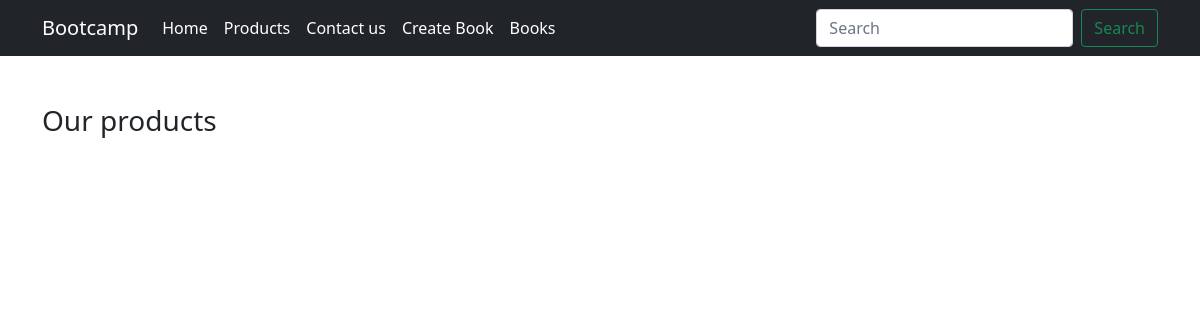
The app's page /product, older data.
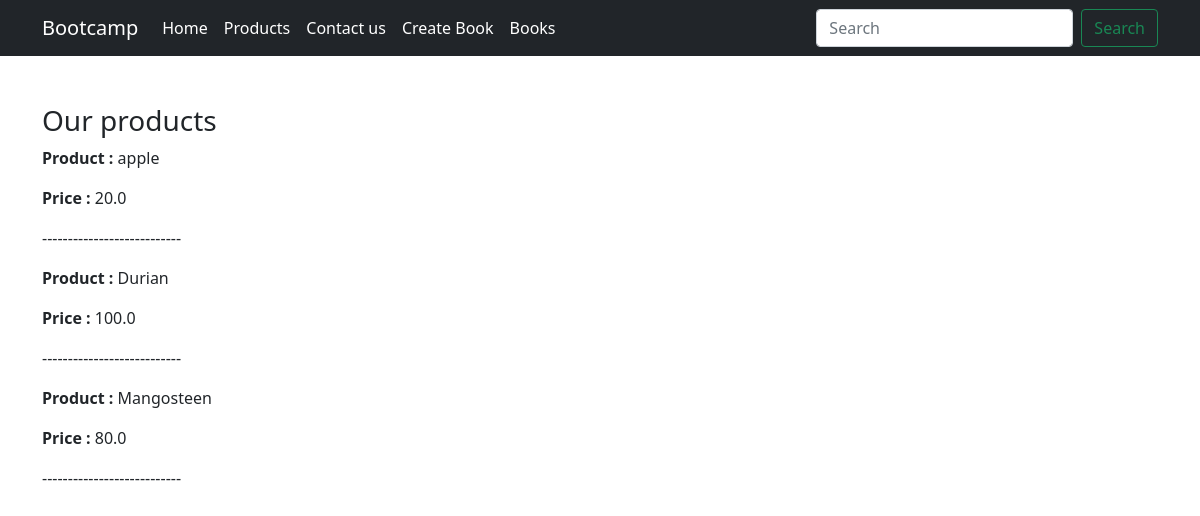
The same page, newer data.
### company/models.py (models this page shows, shortened)
class ProductDeme(models.Model):
  name = models.CharField(max_length=100)
  detail = models.TextField(null=True, blank=True)
  price = models.FloatField(default=1)
  instock = models.BooleanField(default=True)

### company/views.py (the view)
# urls.py: path('product', Product),
def Product(request):
  view = 'company/product.html'
  data = ProductDeme.objects.all()
  context = {'data': data}
  return render(request, view, context)

### company/templates/company/product.html
{% extends 'company/base.html' %}
{% block content %}
<h3>Our products</h3>
{% for item in data %}
<p><b>Product : </b>{{item.name}}</p>
<p><b>Price : </b>{{item.price}}</p>
<p>---------------------------</p>
{% endfor %}
{% endblock content %}

### company/templates/company/base.html (shortened to what this page needs)
<!DOCTYPE html>
{% load static %}
<html lang="en">
  <head>
    <link
      href="https://cdn.jsdelivr.net/npm/bootstrap@5.1.3/dist/css/bootstrap.min.css"
      rel="stylesheet"
    />
  </head>
  <body>
    <nav class="navbar navbar-expand-lg navbar-dark bg-dark">
      <div class="container">
      <a class="navbar-brand" href="#">Bootcamp</a>
      <div class="collapse navbar-collapse" id="navbarNavDropdown">
        <ul class="navbar-nav me-auto">
          <li class="nav-item">
            <a class="nav-link active" aria-current="page" href="/">Home</a>
          </li>
          <li class="nav-item">
            <a class="nav-link active" href="/product">Products</a>
          </li>
          <li class="nav-item">
            <a class="nav-link active" href="/contact">Contact us</a>
          </li>
          <li class="nav-item">
            <a class="nav-link active" href="/addBook">Create Book</a>
          </li>
          <li class="nav-item">
            <a class="nav-link active" href="/bookList">Books</a>
          </li>
        </ul>
        <form class="d-flex" action="/search">
          <input class="form-control me-2" type="search" placeholder="Search" aria-label="Search" name="q">
          <button class="btn btn-outline-success" type="submit">Search</button>
        </form>
      </div>
    </div>
    </nav>
    <div class="container mt-5">
      {% block content %}  {% endblock content %}
      </div>
  </body>
</html>

Row changes from the older to the newer data that the page shows:
added ProductDeme: name "apple", price "20.0"
added ProductDeme: name "Durian", price "100.0"
added ProductDeme: name "Mangosteen", price "80.0"
